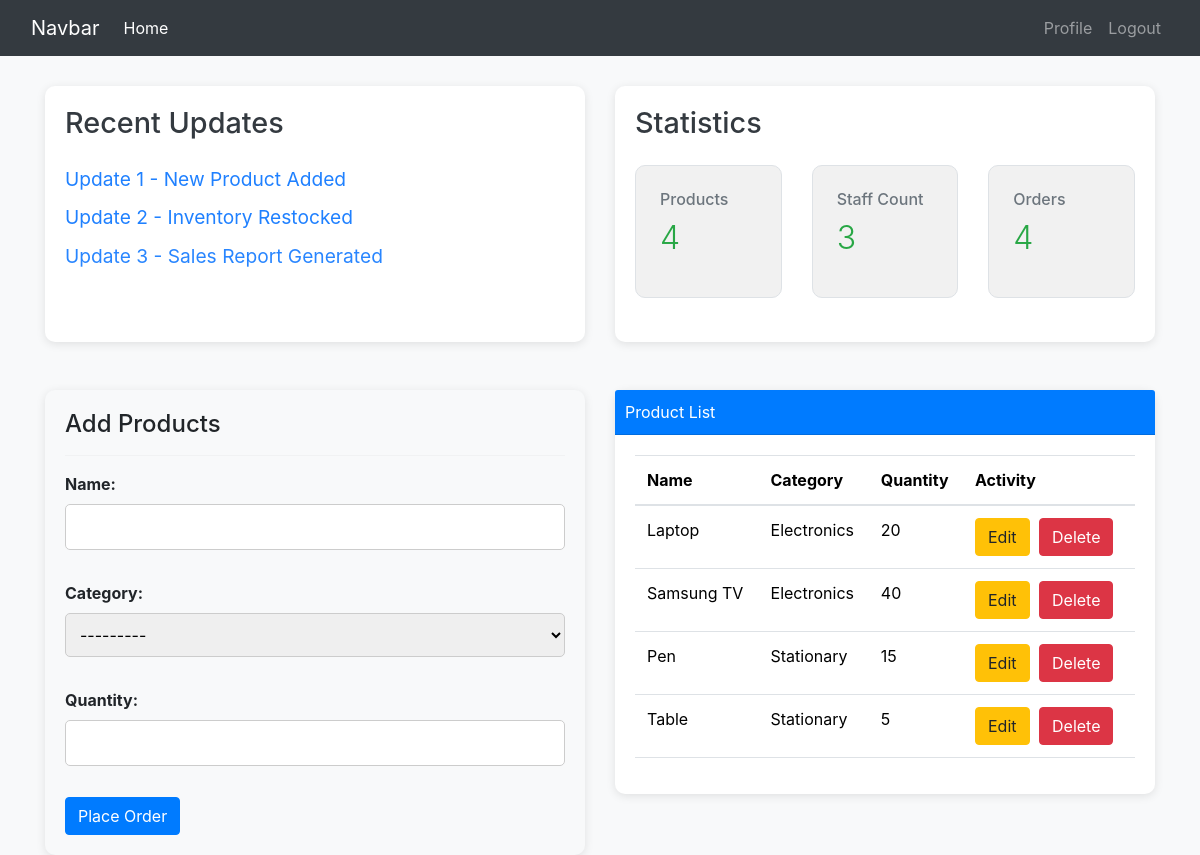
/product/ (signed in), run on an earlier commit of the app's database.
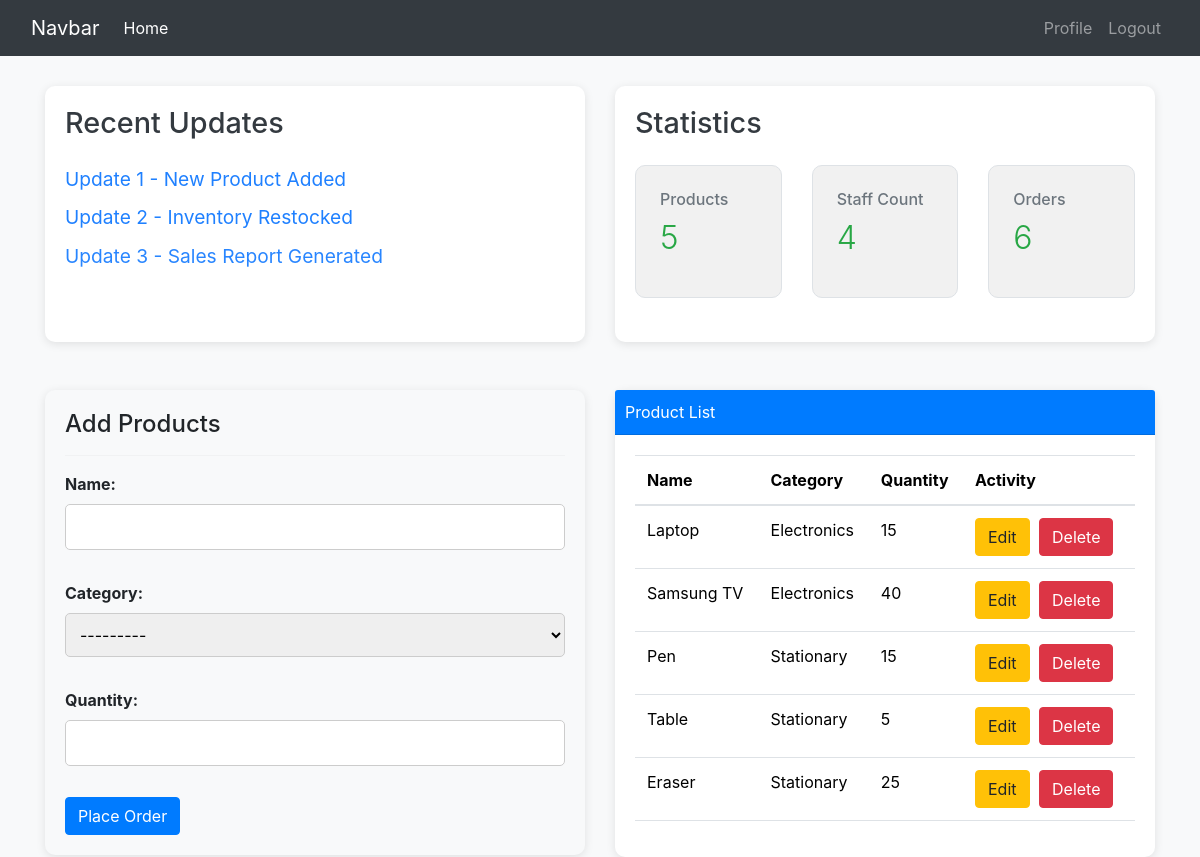
And on a later commit of the database.
### dashboard/models.py (models this page shows, shortened)
class Product(models.Model):
    name=models.CharField(max_length=100,null=True)
    category=models.CharField(max_length=100,choices=CATEGORY,null=True)
    quantity=models.PositiveBigIntegerField(null=True)

### dashboard/views.py (the view)
# urls.py: path("product/",views.products,name='product'),
@login_required(login_url='user-login')
def products(request):
    items=Product.objects.all()
    worker_count=User.objects.all().count()
    product_count=Product.objects.all().count()
    order_count=Order.objects.all().count()
    if request.method=='POST':
        form=ProductForm(request.POST)
        if form.is_valid():
            form.save()
            product_name=form.cleaned_data.get('name')
            messages.success(request,f'{product_name} has been added')
            return redirect('product')
    else:
        form = ProductForm()
    context={
        'items':items,
        'form':form,
        'worker_count':worker_count,
        'order_count':order_count,
        'product_count':product_count
    }
    return render(request,'product.html',context)

### dashboard/forms.py
class ProductForm(forms.ModelForm):
    class Meta:
        model = Product
        fields=['name','category','quantity']

### templates/product.html (shortened to what this page needs)
{% extends 'base.html' %}
{% block content %}
{% include 'topnav.html' %}
<div class="container mt-5">
    <div class="row">
        <div class="col-md-6">
            <form id="imsForm" method="POST" class="form-container">
                <h4>Add Products</h4>
                <hr>
                {{ form.as_p }}
                <button type="submit" class="btn btn-primary">Place Order</button>
            </form>
        </div>
        <div class="col-md-6">
            <div class="card">
                <div class="card-header">
                    Product List
                </div>
                <div class="card-body">
                    <table class="table">
                        <thead>
                            <tr>
                                <th>Name</th>
                                <th>Category</th>
                                <th>Quantity</th>
                                <th>Activity</th>
                            </tr>
                        </thead>
                        <tbody>
                            {% for item in items %}
                            <tr>
                                <td>{{ item.name }}</td>
                                <td>{{ item.category }}</td>
                                <td>{{ item.quantity }}</td>
                                <td>
                                    <a href="{% url 'product_update' item.id%}" class="btn btn-warning">Edit</a>
                                    <a href="{% url 'product_del' item.id%}" class="btn btn-danger">Delete</a>
                                </td>
                            </tr>
                            {% endfor %}
                        </tbody>
                    </table>
                </div>
            </div>
        </div>
    </div>
</div>
{% endblock %}

What changed in the data, as far as the page shows it:
changed Product "Laptop": quantity "20" → "15"
added Product: name "Eraser", category "Stationary", quantity "25"
Also different on the page:
{{ product_count }}: "4" → "5"
{{ worker_count }}: "3" → "4"
{{ order_count }}: "4" → "6"
